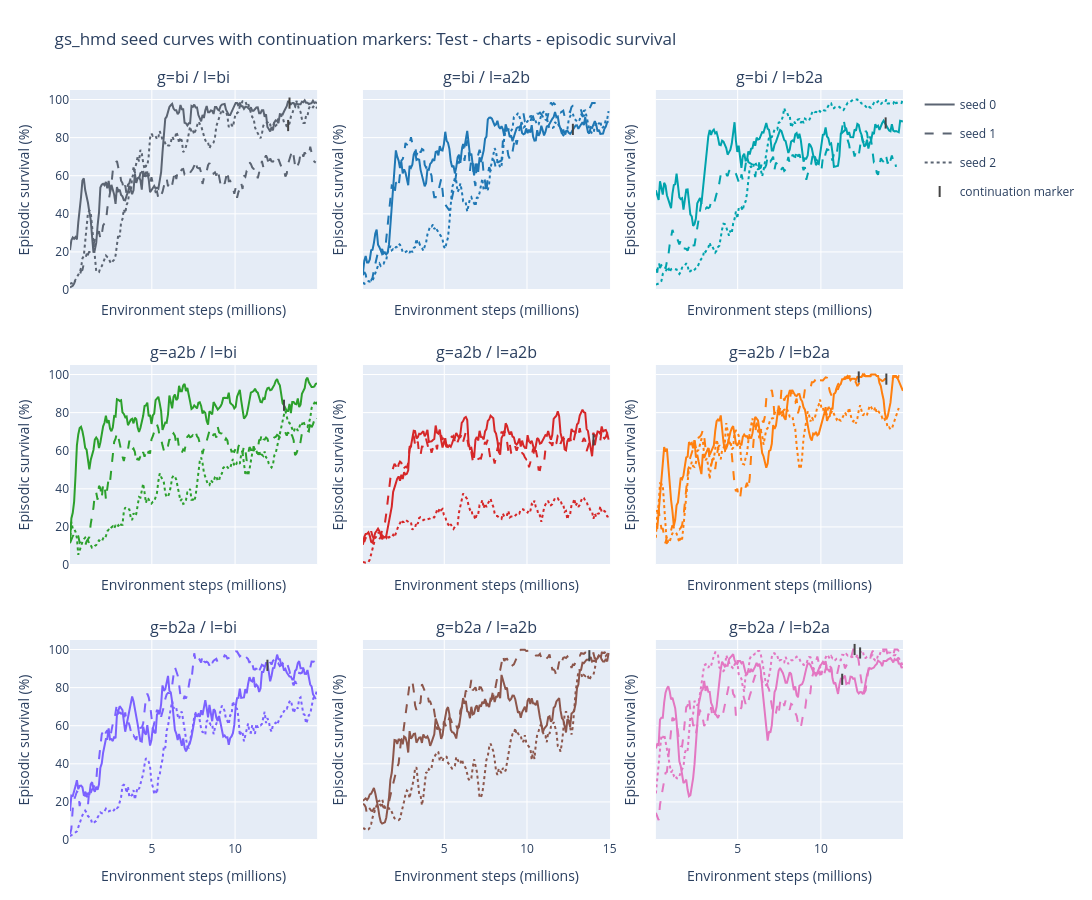

Write notebook code for a chart like this one.
### Markdown cell above
## Faceted seed curves

Use this view when you want to inspect exactly which seed was continued. The small vertical tick is the last locally cached step before the continuation segment starts.

### Code cell
def plot_seed_facets(metric=METRIC, smooth_window=SMOOTH_WINDOW, width=FIG_WIDTH, subplot_height=300):
    frame = metric_frame(metric, smooth_window=smooth_window)
    discontinuities = discontinuity_points(frame)
    direction_labels = sorted(frame["direction_label"].dropna().unique(), key=direction_sort_key)
    ncols = 3
    nrows = int(np.ceil(len(direction_labels) / ncols))
    fig = make_subplots(
        rows=nrows,
        cols=ncols,
        subplot_titles=[str(label) for label in direction_labels],
        shared_xaxes=True,
        shared_yaxes=True,
        horizontal_spacing=0.055,
        vertical_spacing=0.10,
    )

    seed_styles = {
        0: dict(dash="solid", width=2.0),
        1: dict(dash="dash", width=2.0),
        2: dict(dash="dot", width=2.0),
    }

    for index, label in enumerate(direction_labels):
        row = index // ncols + 1
        col = index % ncols + 1
        color = DIRECTION_COLORS.get(str(label), "#444444")
        group = frame[frame["direction_label"].eq(label)].sort_values("_step")
        for run_name, run_frame in group.groupby("run_name", observed=True):
            seed = int(run_frame["seed"].iloc[0])
            style = seed_styles.get(seed, dict(dash="solid", width=1.7))
            fig.add_trace(
                go.Scatter(
                    x=run_frame["step_m"],
                    y=run_frame["plot_value"],
                    mode="lines",
                    name=f"seed {seed}",
                    legendgroup=f"seed {seed}",
                    showlegend=index == 0,
                    line=dict(color=color, **style),
                    hovertemplate=(
                        "run=%{customdata[0]}<br>seed=%{customdata[1]}"
                        "<br>step=%{x:.3f}M<br>survival=%{y:.2f}%<extra></extra>"
                    ),
                    customdata=np.stack([run_frame["run_name"], run_frame["seed"]], axis=-1),
                ),
                row=row,
                col=col,
            )

        panel_disc = discontinuities[discontinuities["direction_label"].eq(label)]
        if not panel_disc.empty:
            fig.add_trace(
                go.Scatter(
                    x=panel_disc["discontinuity_step_m"],
                    y=panel_disc["plot_value"],
                    mode="markers",
                    name="continuation marker",
                    legendgroup="continuation marker",
                    showlegend=index == 0,
                    marker=dict(symbol="line-ns", size=8, color="#111827", line=dict(width=2)),
                    hovertemplate=(
                        "run=%{customdata[0]}<br>seed=%{customdata[1]}"
                        "<br>stopped after=%{x:.3f}M steps"
                        "<br>resumed at=%{customdata[2]:.3f}M steps"
                        "<br>survival marker=%{y:.2f}%<extra></extra>"
                    ),
                    customdata=np.stack(
                        [panel_disc["run_name"], panel_disc["seed"], panel_disc["resume_step_m"]],
                        axis=-1,
                    ),
                ),
                row=row,
                col=col,
            )

    fig.update_layout(
        title=f"gs_hmd seed curves with continuation markers: {metric_title(metric)}",
        width=width,
        height=max(520, subplot_height * nrows),
        margin=dict(l=70, r=40, t=90, b=60),
        hovermode="closest",
    )
    fig.update_xaxes(title_text="Environment steps (millions)")
    fig.update_yaxes(title_text="Episodic survival (%)", range=[0, 105])
    return fig


seed_facet_fig = plot_seed_facets()
seed_facet_fig.show()

### Figure 1 — Plotly figure (JSON) as saved in the notebook; plotly's stock layout.template omitted (floating-point values rounded to 4 significant figures; data arrays with more than 128 entries replaced by an {"elided": "..."} marker saying what was removed)
{"data": [{"customdata": {"elided": "180x2 mixed values"}, "hovertemplate": "run=%{customdata[0]}<br>seed=%{customdata[1]}<br>step=%{x:.3f}M<br>survival=%{y:.2f}%<extra></extra>", "legendgroup": "seed 0", "line": {"color": "#5b6472", "dash": "solid", "width": 2}, "mode": "lines", "name": "seed 0", "showlegend": true, "type": "scatter", "x": {"elided": "180 float values"}, "xaxis": "x", "y": {"elided": "180 float values"}, "yaxis": "y"}, {"customdata": {"elided": "179x2 mixed values"}, "hovertemplate": "run=%{customdata[0]}<br>seed=%{customdata[1]}<br>step=%{x:.3f}M<br>survival=%{y:.2f}%<extra></extra>", "legendgroup": "seed 1", "line": {"color": "#5b6472", "dash": "dash", "width": 2}, "mode": "lines", "name": "seed 1", "showlegend": true, "type": "scatter", "x": {"elided": "179 float values"}, "xaxis": "x", "y": {"elided": "179 float values"}, "yaxis": "y"}, {"customdata": {"elided": "180x2 mixed values"}, "hovertemplate": "run=%{customdata[0]}<br>seed=%{customdata[1]}<br>step=%{x:.3f}M<br>survival=%{y:.2f}%<extra></extra>", "legendgroup": "seed 2", "line": {"color": "#5b6472", "dash": "dot", "width": 2}, "mode": "lines", "name": "seed 2", "showlegend": true, "type": "scatter", "x": {"elided": "180 float values"}, "xaxis": "x", "y": {"elided": "180 float values"}, "yaxis": "y"}, {"customdata": [["gs_hmd_hetero_n0_none_gbi_lbi_s0", 0, 13.31], ["gs_hmd_hetero_n0_none_gbi_lbi_s2", 2, 13.23]], "hovertemplate": "run=%{customdata[0]}<br>seed=%{customdata[1]}<br>stopped after=%{x:.3f}M steps<br>resumed at=%{customdata[2]:.3f}M steps<br>survival marker=%{y:.2f}%<extra></extra>", "legendgroup": "continuation marker", "marker": {"color": "#111827", "line": {"width": 2}, "size": 8, "symbol": "line-ns"}, "mode": "markers", "name": "continuation marker", "showlegend": true, "type": "scatter", "x": [13.27, 13.19], "xaxis": "x", "y": [98.12, 86.34], "yaxis": "y"}, {"customdata": {"elided": "180x2 mixed values"}, "hovertemplate": "run=%{customdata[0]}<br>seed=%{customdata[1]}<br>step=%{x:.3f}M<br>survival=%{y:.2f}%<extra></extra>", "legendgroup": "seed 0", "line": {"color": "#1f77b4", "dash": "solid", "width": 2}, "mode": "lines", "name": "seed 0", "showlegend": false, "type": "scatter", "x": {"elided": "180 float values"}, "xaxis": "x2", "y": {"elided": "180 float values"}, "yaxis": "y2"}, {"customdata": {"elided": "174x2 mixed values"}, "hovertemplate": "run=%{customdata[0]}<br>seed=%{customdata[1]}<br>step=%{x:.3f}M<br>survival=%{y:.2f}%<extra></extra>", "legendgroup": "seed 1", "line": {"color": "#1f77b4", "dash": "dash", "width": 2}, "mode": "lines", "name": "seed 1", "showlegend": false, "type": "scatter", "x": {"elided": "174 float values"}, "xaxis": "x2", "y": {"elided": "174 float values"}, "yaxis": "y2"}, {"customdata": {"elided": "180x2 mixed values"}, "hovertemplate": "run=%{customdata[0]}<br>seed=%{customdata[1]}<br>step=%{x:.3f}M<br>survival=%{y:.2f}%<extra></extra>", "legendgroup": "seed 2", "line": {"color": "#1f77b4", "dash": "dot", "width": 2}, "mode": "lines", "name": "seed 2", "showlegend": false, "type": "scatter", "x": {"elided": "180 float values"}, "xaxis": "x2", "y": {"elided": "180 float values"}, "yaxis": "y2"}, {"customdata": [["gs_hmd_hetero_n0_none_gbi_la2b_s0", 0, 12.81]], "hovertemplate": "run=%{customdata[0]}<br>seed=%{customdata[1]}<br>stopped after=%{x:.3f}M steps<br>resumed at=%{customdata[2]:.3f}M steps<br>survival marker=%{y:.2f}%<extra></extra>", "legendgroup": "continuation marker", "marker": {"color": "#111827", "line": {"width": 2}, "size": 8, "symbol": "line-ns"}, "mode": "markers", "name": "continuation marker", "showlegend": false, "type": "scatter", "x": [12.77], "xaxis": "x2", "y": [84.33], "yaxis": "y2"}, {"customdata": {"elided": "180x2 mixed values"}, "hovertemplate": "run=%{customdata[0]}<br>seed=%{customdata[1]}<br>step=%{x:.3f}M<br>survival=%{y:.2f}%<extra></extra>", "legendgroup": "seed 0", "line": {"color": "#00a3ad", "dash": "solid", "width": 2}, "mode": "lines", "name": "seed 0", "showlegend": false, "type": "scatter", "x": {"elided": "180 float values"}, "xaxis": "x3", "y": {"elided": "180 float values"}, "yaxis": "y3"}, {"customdata": {"elided": "175x2 mixed values"}, "hovertemplate": "run=%{customdata[0]}<br>seed=%{customdata[1]}<br>step=%{x:.3f}M<br>survival=%{y:.2f}%<extra></extra>", "legendgroup": "seed 1", "line": {"color": "#00a3ad", "dash": "dash", "width": 2}, "mode": "lines", "name": "seed 1", "showlegend": false, "type": "scatter", "x": {"elided": "175 float values"}, "xaxis": "x3", "y": {"elided": "175 float values"}, "yaxis": "y3"}, {"customdata": {"elided": "180x2 mixed values"}, "hovertemplate": "run=%{customdata[0]}<br>seed=%{customdata[1]}<br>step=%{x:.3f}M<br>survival=%{y:.2f}%<extra></extra>", "legendgroup": "seed 2", "line": {"color": "#00a3ad", "dash": "dot", "width": 2}, "mode": "lines", "name": "seed 2", "showlegend": false, "type": "scatter", "x": {"elided": "180 float values"}, "xaxis": "x3", "y": {"elided": "180 float values"}, "yaxis": "y3"}, {"customdata": [["gs_hmd_hetero_n0_none_gbi_lb2a_s0", 0, 13.93]], "hovertemplate": "run=%{customdata[0]}<br>seed=%{customdata[1]}<br>stopped after=%{x:.3f}M steps<br>resumed at=%{customdata[2]:.3f}M steps<br>survival marker=%{y:.2f}%<extra></extra>", "legendgroup": "continuation marker", "marker": {"color": "#111827", "line": {"width": 2}, "size": 8, "symbol": "line-ns"}, "mode": "markers", "name": "continuation marker", "showlegend": false, "type": "scatter", "x": [13.89], "xaxis": "x3", "y": [87.69], "yaxis": "y3"}, {"customdata": {"elided": "180x2 mixed values"}, "hovertemplate": "run=%{customdata[0]}<br>seed=%{customdata[1]}<br>step=%{x:.3f}M<br>survival=%{y:.2f}%<extra></extra>", "legendgroup": "seed 0", "line": {"color": "#2ca02c", "dash": "solid", "width": 2}, "mode": "lines", "name": "seed 0", "showlegend": false, "type": "scatter", "x": {"elided": "180 float values"}, "xaxis": "x4", "y": {"elided": "180 float values"}, "yaxis": "y4"}, {"customdata": {"elided": "180x2 mixed values"}, "hovertemplate": "run=%{customdata[0]}<br>seed=%{customdata[1]}<br>step=%{x:.3f}M<br>survival=%{y:.2f}%<extra></extra>", "legendgroup": "seed 1", "line": {"color": "#2ca02c", "dash": "dash", "width": 2}, "mode": "lines", "name": "seed 1", "showlegend": false, "type": "scatter", "x": {"elided": "180 float values"}, "xaxis": "x4", "y": {"elided": "180 float values"}, "yaxis": "y4"}, {"customdata": {"elided": "180x2 mixed values"}, "hovertemplate": "run=%{customdata[0]}<br>seed=%{customdata[1]}<br>step=%{x:.3f}M<br>survival=%{y:.2f}%<extra></extra>", "legendgroup": "seed 2", "line": {"color": "#2ca02c", "dash": "dot", "width": 2}, "mode": "lines", "name": "seed 2", "showlegend": false, "type": "scatter", "x": {"elided": "180 float values"}, "xaxis": "x4", "y": {"elided": "180 float values"}, "yaxis": "y4"}, {"customdata": [["gs_hmd_hetero_n0_none_ga2b_lbi_s0", 0, 12.98]], "hovertemplate": "run=%{customdata[0]}<br>seed=%{customdata[1]}<br>stopped after=%{x:.3f}M steps<br>resumed at=%{customdata[2]:.3f}M steps<br>survival marker=%{y:.2f}%<extra></extra>", "legendgroup": "continuation marker", "marker": {"color": "#111827", "line": {"width": 2}, "size": 8, "symbol": "line-ns"}, "mode": "markers", "name": "continuation marker", "showlegend": false, "type": "scatter", "x": [12.94], "xaxis": "x4", "y": [83.85], "yaxis": "y4"}, {"customdata": {"elided": "180x2 mixed values"}, "hovertemplate": "run=%{customdata[0]}<br>seed=%{customdata[1]}<br>step=%{x:.3f}M<br>survival=%{y:.2f}%<extra></extra>", "legendgroup": "seed 0", "line": {"color": "#d62728", "dash": "solid", "width": 2}, "mode": "lines", "name": "seed 0", "showlegend": false, "type": "scatter", "x": {"elided": "180 float values"}, "xaxis": "x5", "y": {"elided": "180 float values"}, "yaxis": "y5"}, {"customdata": {"elided": "180x2 mixed values"}, "hovertemplate": "run=%{customdata[0]}<br>seed=%{customdata[1]}<br>step=%{x:.3f}M<br>survival=%{y:.2f}%<extra></extra>", "legendgroup": "seed 1", "line": {"color": "#d62728", "dash": "dash", "width": 2}, "mode": "lines", "name": "seed 1", "showlegend": false, "type": "scatter", "x": {"elided": "180 float values"}, "xaxis": "x5", "y": {"elided": "180 float values"}, "yaxis": "y5"}, {"customdata": {"elided": "180x2 mixed values"}, "hovertemplate": "run=%{customdata[0]}<br>seed=%{customdata[1]}<br>step=%{x:.3f}M<br>survival=%{y:.2f}%<extra></extra>", "legendgroup": "seed 2", "line": {"color": "#d62728", "dash": "dot", "width": 2}, "mode": "lines", "name": "seed 2", "showlegend": false, "type": "scatter", "x": {"elided": "180 float values"}, "xaxis": "x5", "y": {"elided": "180 float values"}, "yaxis": "y5"}, {"customdata": [["gs_hmd_hetero_n0_none_ga2b_la2b_s0", 0, 14.06]], "hovertemplate": "run=%{customdata[0]}<br>seed=%{customdata[1]}<br>stopped after=%{x:.3f}M steps<br>resumed at=%{customdata[2]:.3f}M steps<br>survival marker=%{y:.2f}%<extra></extra>", "legendgroup": "continuation marker", "marker": {"color": "#111827", "line": {"width": 2}, "size": 8, "symbol": "line-ns"}, "mode": "markers", "name": "continuation marker", "showlegend": false, "type": "scatter", "x": [14.02], "xaxis": "x5", "y": [65.72], "yaxis": "y5"}, {"customdata": {"elided": "180x2 mixed values"}, "hovertemplate": "run=%{customdata[0]}<br>seed=%{customdata[1]}<br>step=%{x:.3f}M<br>survival=%{y:.2f}%<extra></extra>", "legendgroup": "seed 0", "line": {"color": "#ff7f0e", "dash": "solid", "width": 2}, "mode": "lines", "name": "seed 0", "showlegend": false, "type": "scatter", "x": {"elided": "180 float values"}, "xaxis": "x6", "y": {"elided": "180 float values"}, "yaxis": "y6"}, {"customdata": {"elided": "180x2 mixed values"}, "hovertemplate": "run=%{customdata[0]}<br>seed=%{customdata[1]}<br>step=%{x:.3f}M<br>survival=%{y:.2f}%<extra></extra>", "legendgroup": "seed 1", "line": {"color": "#ff7f0e", "dash": "dash", "width": 2}, "mode": "lines", "name": "seed 1", "showlegend": false, "type": "scatter", "x": {"elided": "180 float values"}, "xaxis": "x6", "y": {"elided": "180 float values"}, "yaxis": "y6"}, {"customdata": {"elided": "177x2 mixed values"}, "hovertemplate": "run=%{customdata[0]}<br>seed=%{customdata[1]}<br>step=%{x:.3f}M<br>survival=%{y:.2f}%<extra></extra>", "legendgroup": "seed 2", "line": {"color": "#ff7f0e", "dash": "dot", "width": 2}, "mode": "lines", "name": "seed 2", "showlegend": false, "type": "scatter", "x": {"elided": "177 float values"}, "xaxis": "x6", "y": {"elided": "177 float values"}, "yaxis": "y6"}, {"customdata": [["gs_hmd_hetero_n0_none_ga2b_lb2a_s0", 0, 12.32], ["gs_hmd_hetero_n0_none_ga2b_lb2a_s1", 1, 13.98]], "hovertemplate": "run=%{customdata[0]}<br>seed=%{customdata[1]}<br>stopped after=%{x:.3f}M steps<br>resumed at=%{customdata[2]:.3f}M steps<br>survival marker=%{y:.2f}%<extra></extra>", "legendgroup": "continuation marker", "marker": {"color": "#111827", "line": {"width": 2}, "size": 8, "symbol": "line-ns"}, "mode": "markers", "name": "continuation marker", "showlegend": false, "type": "scatter", "x": [12.28, 13.93], "xaxis": "x6", "y": [98.7, 97.6], "yaxis": "y6"}, {"customdata": {"elided": "179x2 mixed values"}, "hovertemplate": "run=%{customdata[0]}<br>seed=%{customdata[1]}<br>step=%{x:.3f}M<br>survival=%{y:.2f}%<extra></extra>", "legendgroup": "seed 0", "line": {"color": "#7b61ff", "dash": "solid", "width": 2}, "mode": "lines", "name": "seed 0", "showlegend": false, "type": "scatter", "x": {"elided": "179 float values"}, "xaxis": "x7", "y": {"elided": "179 float values"}, "yaxis": "y7"}, {"customdata": {"elided": "180x2 mixed values"}, "hovertemplate": "run=%{customdata[0]}<br>seed=%{customdata[1]}<br>step=%{x:.3f}M<br>survival=%{y:.2f}%<extra></extra>", "legendgroup": "seed 1", "line": {"color": "#7b61ff", "dash": "dash", "width": 2}, "mode": "lines", "name": "seed 1", "showlegend": false, "type": "scatter", "x": {"elided": "180 float values"}, "xaxis": "x7", "y": {"elided": "180 float values"}, "yaxis": "y7"}, {"customdata": {"elided": "180x2 mixed values"}, "hovertemplate": "run=%{customdata[0]}<br>seed=%{customdata[1]}<br>step=%{x:.3f}M<br>survival=%{y:.2f}%<extra></extra>", "legendgroup": "seed 2", "line": {"color": "#7b61ff", "dash": "dot", "width": 2}, "mode": "lines", "name": "seed 2", "showlegend": false, "type": "scatter", "x": {"elided": "180 float values"}, "xaxis": "x7", "y": {"elided": "180 float values"}, "yaxis": "y7"}, {"customdata": [["gs_hmd_hetero_n0_none_gb2a_lbi_s1", 1, 11.99]], "hovertemplate": "run=%{customdata[0]}<br>seed=%{customdata[1]}<br>stopped after=%{x:.3f}M steps<br>resumed at=%{customdata[2]:.3f}M steps<br>survival marker=%{y:.2f}%<extra></extra>", "legendgroup": "continuation marker", "marker": {"color": "#111827", "line": {"width": 2}, "size": 8, "symbol": "line-ns"}, "mode": "markers", "name": "continuation marker", "showlegend": false, "type": "scatter", "x": [11.94], "xaxis": "x7", "y": [91.71], "yaxis": "y7"}, {"customdata": {"elided": "180x2 mixed values"}, "hovertemplate": "run=%{customdata[0]}<br>seed=%{customdata[1]}<br>step=%{x:.3f}M<br>survival=%{y:.2f}%<extra></extra>", "legendgroup": "seed 0", "line": {"color": "#8c564b", "dash": "solid", "width": 2}, "mode": "lines", "name": "seed 0", "showlegend": false, "type": "scatter", "x": {"elided": "180 float values"}, "xaxis": "x8", "y": {"elided": "180 float values"}, "yaxis": "y8"}, {"customdata": {"elided": "180x2 mixed values"}, "hovertemplate": "run=%{customdata[0]}<br>seed=%{customdata[1]}<br>step=%{x:.3f}M<br>survival=%{y:.2f}%<extra></extra>", "legendgroup": "seed 1", "line": {"color": "#8c564b", "dash": "dash", "width": 2}, "mode": "lines", "name": "seed 1", "showlegend": false, "type": "scatter", "x": {"elided": "180 float values"}, "xaxis": "x8", "y": {"elided": "180 float values"}, "yaxis": "y8"}, {"customdata": {"elided": "180x2 mixed values"}, "hovertemplate": "run=%{customdata[0]}<br>seed=%{customdata[1]}<br>step=%{x:.3f}M<br>survival=%{y:.2f}%<extra></extra>", "legendgroup": "seed 2", "line": {"color": "#8c564b", "dash": "dot", "width": 2}, "mode": "lines", "name": "seed 2", "showlegend": false, "type": "scatter", "x": {"elided": "180 float values"}, "xaxis": "x8", "y": {"elided": "180 float values"}, "yaxis": "y8"}, {"customdata": [["gs_hmd_hetero_n0_none_gb2a_la2b_s1", 1, 13.81]], "hovertemplate": "run=%{customdata[0]}<br>seed=%{customdata[1]}<br>stopped after=%{x:.3f}M steps<br>resumed at=%{customdata[2]:.3f}M steps<br>survival marker=%{y:.2f}%<extra></extra>", "legendgroup": "continuation marker", "marker": {"color": "#111827", "line": {"width": 2}, "size": 8, "symbol": "line-ns"}, "mode": "markers", "name": "continuation marker", "showlegend": false, "type": "scatter", "x": [13.77], "xaxis": "x8", "y": [96.73], "yaxis": "y8"}, {"customdata": {"elided": "180x2 mixed values"}, "hovertemplate": "run=%{customdata[0]}<br>seed=%{customdata[1]}<br>step=%{x:.3f}M<br>survival=%{y:.2f}%<extra></extra>", "legendgroup": "seed 0", "line": {"color": "#e377c2", "dash": "solid", "width": 2}, "mode": "lines", "name": "seed 0", "showlegend": false, "type": "scatter", "x": {"elided": "180 float values"}, "xaxis": "x9", "y": {"elided": "180 float values"}, "yaxis": "y9"}, {"customdata": {"elided": "180x2 mixed values"}, "hovertemplate": "run=%{customdata[0]}<br>seed=%{customdata[1]}<br>step=%{x:.3f}M<br>survival=%{y:.2f}%<extra></extra>", "legendgroup": "seed 1", "line": {"color": "#e377c2", "dash": "dash", "width": 2}, "mode": "lines", "name": "seed 1", "showlegend": false, "type": "scatter", "x": {"elided": "180 float values"}, "xaxis": "x9", "y": {"elided": "180 float values"}, "yaxis": "y9"}, {"customdata": {"elided": "180x2 mixed values"}, "hovertemplate": "run=%{customdata[0]}<br>seed=%{customdata[1]}<br>step=%{x:.3f}M<br>survival=%{y:.2f}%<extra></extra>", "legendgroup": "seed 2", "line": {"color": "#e377c2", "dash": "dot", "width": 2}, "mode": "lines", "name": "seed 2", "showlegend": false, "type": "scatter", "x": {"elided": "180 float values"}, "xaxis": "x9", "y": {"elided": "180 float values"}, "yaxis": "y9"}, {"customdata": [["gs_hmd_hetero_n0_none_gb2a_lb2a_s0", 0, 11.32], ["gs_hmd_hetero_n0_none_gb2a_lb2a_s1", 1, 12.07], ["gs_hmd_hetero_n0_none_gb2a_lb2a_s2", 2, 12.4]], "hovertemplate": "run=%{customdata[0]}<br>seed=%{customdata[1]}<br>stopped after=%{x:.3f}M steps<br>resumed at=%{customdata[2]:.3f}M steps<br>survival marker=%{y:.2f}%<extra></extra>", "legendgroup": "continuation marker", "marker": {"color": "#111827", "line": {"width": 2}, "size": 8, "symbol": "line-ns"}, "mode": "markers", "name": "continuation marker", "showlegend": false, "type": "scatter", "x": [11.28, 12.03, 12.36], "xaxis": "x9", "y": [84.37, 100.0, 98.18], "yaxis": "y9"}], "layout": {"annotations": [{"font": {"size": 16}, "showarrow": false, "text": "g=bi / l=bi", "x": 0.1483, "xanchor": "center", "xref": "paper", "y": 1, "yanchor": "bottom", "yref": "paper"}, {"font": {"size": 16}, "showarrow": false, "text": "g=bi / l=a2b", "x": 0.5, "xanchor": "center", "xref": "paper", "y": 1, "yanchor": "bottom", "yref": "paper"}, {"font": {"size": 16}, "showarrow": false, "text": "g=bi / l=b2a", "x": 0.8517, "xanchor": "center", "xref": "paper", "y": 1, "yanchor": "bottom", "yref": "paper"}, {"font": {"size": 16}, "showarrow": false, "text": "g=a2b / l=bi", "x": 0.1483, "xanchor": "center", "xref": "paper", "y": 0.6333, "yanchor": "bottom", "yref": "paper"}, {"font": {"size": 16}, "showarrow": false, "text": "g=a2b / l=a2b", "x": 0.5, "xanchor": "center", "xref": "paper", "y": 0.6333, "yanchor": "bottom", "yref": "paper"}, {"font": {"size": 16}, "showarrow": false, "text": "g=a2b / l=b2a", "x": 0.8517, "xanchor": "center", "xref": "paper", "y": 0.6333, "yanchor": "bottom", "yref": "paper"}, {"font": {"size": 16}, "showarrow": false, "text": "g=b2a / l=bi", "x": 0.1483, "xanchor": "center", "xref": "paper", "y": 0.2667, "yanchor": "bottom", "yref": "paper"}, {"font": {"size": 16}, "showarrow": false, "text": "g=b2a / l=a2b", "x": 0.5, "xanchor": "center", "xref": "paper", "y": 0.2667, "yanchor": "bottom", "yref": "paper"}, {"font": {"size": 16}, "showarrow": false, "text": "g=b2a / l=b2a", "x": 0.8517, "xanchor": "center", "xref": "paper", "y": 0.2667, "yanchor": "bottom", "yref": "paper"}], "height": 900, "hovermode": "closest", "margin": {"b": 60, "l": 70, "r": 40, "t": 90}, "title": {"text": "gs_hmd seed curves with continuation markers: Test - charts - episodic survival"}, "width": 1500, "xaxis": {"anchor": "y", "domain": [0, 0.2967], "matches": "x7", "showticklabels": false, "title": {"text": "Environment steps (millions)"}}, "xaxis2": {"anchor": "y2", "domain": [0.3517, 0.6483], "matches": "x8", "showticklabels": false, "title": {"text": "Environment steps (millions)"}}, "xaxis3": {"anchor": "y3", "domain": [0.7033, 1], "matches": "x9", "showticklabels": false, "title": {"text": "Environment steps (millions)"}}, "xaxis4": {"anchor": "y4", "domain": [0, 0.2967], "matches": "x7", "showticklabels": false, "title": {"text": "Environment steps (millions)"}}, "xaxis5": {"anchor": "y5", "domain": [0.3517, 0.6483], "matches": "x8", "showticklabels": false, "title": {"text": "Environment steps (millions)"}}, "xaxis6": {"anchor": "y6", "domain": [0.7033, 1], "matches": "x9", "showticklabels": false, "title": {"text": "Environment steps (millions)"}}, "xaxis7": {"anchor": "y7", "domain": [0, 0.2967], "title": {"text": "Environment steps (millions)"}}, "xaxis8": {"anchor": "y8", "domain": [0.3517, 0.6483], "title": {"text": "Environment steps (millions)"}}, "xaxis9": {"anchor": "y9", "domain": [0.7033, 1], "title": {"text": "Environment steps (millions)"}}, "yaxis": {"anchor": "x", "domain": [0.7333, 1], "range": [0, 105], "title": {"text": "Episodic survival (%)"}}, "yaxis2": {"anchor": "x2", "domain": [0.7333, 1], "matches": "y", "range": [0, 105], "showticklabels": false, "title": {"text": "Episodic survival (%)"}}, "yaxis3": {"anchor": "x3", "domain": [0.7333, 1], "matches": "y", "range": [0, 105], "showticklabels": false, "title": {"text": "Episodic survival (%)"}}, "yaxis4": {"anchor": "x4", "domain": [0.3667, 0.6333], "range": [0, 105], "title": {"text": "Episodic survival (%)"}}, "yaxis5": {"anchor": "x5", "domain": [0.3667, 0.6333], "matches": "y4", "range": [0, 105], "showticklabels": false, "title": {"text": "Episodic survival (%)"}}, "yaxis6": {"anchor": "x6", "domain": [0.3667, 0.6333], "matches": "y4", "range": [0, 105], "showticklabels": false, "title": {"text": "Episodic survival (%)"}}, "yaxis7": {"anchor": "x7", "domain": [0, 0.2667], "range": [0, 105], "title": {"text": "Episodic survival (%)"}}, "yaxis8": {"anchor": "x8", "domain": [0, 0.2667], "matches": "y7", "range": [0, 105], "showticklabels": false, "title": {"text": "Episodic survival (%)"}}, "yaxis9": {"anchor": "x9", "domain": [0, 0.2667], "matches": "y7", "range": [0, 105], "showticklabels": false, "title": {"text": "Episodic survival (%)"}}}}
